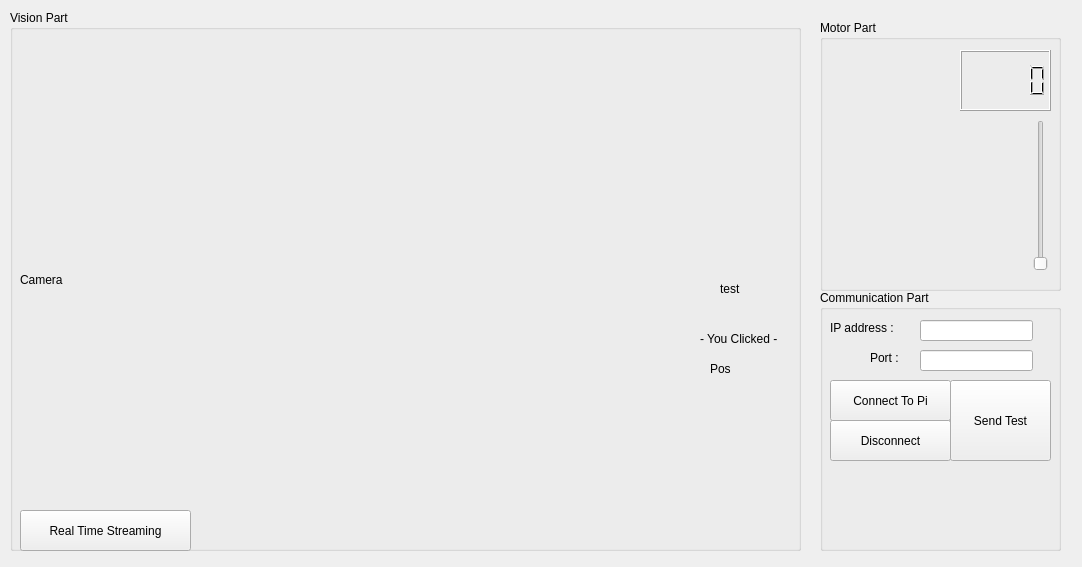
<?xml version="1.0" encoding="UTF-8"?>
<ui version="4.0">
 <class>MainWindow</class>
 <widget class="QMainWindow" name="MainWindow">
  <property name="geometry">
   <rect>
    <x>0</x>
    <y>0</y>
    <width>1082</width>
    <height>567</height>
   </rect>
  </property>
  <property name="sizePolicy">
   <sizepolicy hsizetype="Preferred" vsizetype="Preferred">
    <horstretch>0</horstretch>
    <verstretch>0</verstretch>
   </sizepolicy>
  </property>
  <property name="minimumSize">
   <size>
    <width>1082</width>
    <height>567</height>
   </size>
  </property>
  <property name="maximumSize">
   <size>
    <width>1082</width>
    <height>567</height>
   </size>
  </property>
  <property name="windowTitle">
   <string>Pi Controller</string>
  </property>
  <widget class="QWidget" name="centralWidget">
   <widget class="QGroupBox" name="groupBox">
    <property name="geometry">
     <rect>
      <x>820</x>
      <y>20</y>
      <width>241</width>
      <height>271</height>
     </rect>
    </property>
    <property name="title">
     <string>Motor Part</string>
    </property>
    <widget class="QSlider" name="verticalSlider">
     <property name="geometry">
      <rect>
       <x>210</x>
       <y>100</y>
       <width>22</width>
       <height>151</height>
      </rect>
     </property>
     <property name="orientation">
      <enum>Qt::Vertical</enum>
     </property>
    </widget>
    <widget class="QLCDNumber" name="lcdNumber">
     <property name="geometry">
      <rect>
       <x>140</x>
       <y>30</y>
       <width>91</width>
       <height>61</height>
      </rect>
     </property>
    </widget>
   </widget>
   <widget class="QGroupBox" name="groupBox_2">
    <property name="geometry">
     <rect>
      <x>820</x>
      <y>290</y>
      <width>241</width>
      <height>261</height>
     </rect>
    </property>
    <property name="title">
     <string>Communication Part</string>
    </property>
    <widget class="QPushButton" name="disconnect_button">
     <property name="geometry">
      <rect>
       <x>10</x>
       <y>130</y>
       <width>121</width>
       <height>41</height>
      </rect>
     </property>
     <property name="text">
      <string>Disconnect</string>
     </property>
    </widget>
    <widget class="QPushButton" name="connectButton">
     <property name="geometry">
      <rect>
       <x>10</x>
       <y>90</y>
       <width>121</width>
       <height>41</height>
      </rect>
     </property>
     <property name="text">
      <string>Connect To Pi</string>
     </property>
    </widget>
    <widget class="QLineEdit" name="lineEdit">
     <property name="geometry">
      <rect>
       <x>100</x>
       <y>30</y>
       <width>113</width>
       <height>21</height>
      </rect>
     </property>
    </widget>
    <widget class="QLineEdit" name="lineEdit_2">
     <property name="geometry">
      <rect>
       <x>100</x>
       <y>60</y>
       <width>113</width>
       <height>21</height>
      </rect>
     </property>
    </widget>
    <widget class="QLabel" name="label">
     <property name="geometry">
      <rect>
       <x>10</x>
       <y>30</y>
       <width>81</width>
       <height>16</height>
      </rect>
     </property>
     <property name="text">
      <string>IP address :</string>
     </property>
    </widget>
    <widget class="QLabel" name="label_2">
     <property name="geometry">
      <rect>
       <x>50</x>
       <y>60</y>
       <width>50</width>
       <height>16</height>
      </rect>
     </property>
     <property name="text">
      <string>Port :</string>
     </property>
    </widget>
    <widget class="QPushButton" name="sendButton">
     <property name="geometry">
      <rect>
       <x>130</x>
       <y>90</y>
       <width>101</width>
       <height>81</height>
      </rect>
     </property>
     <property name="text">
      <string>Send Test</string>
     </property>
    </widget>
   </widget>
   <widget class="QGroupBox" name="groupBox_3">
    <property name="geometry">
     <rect>
      <x>10</x>
      <y>10</y>
      <width>791</width>
      <height>541</height>
     </rect>
    </property>
    <property name="title">
     <string>Vision Part</string>
    </property>
    <widget class="QLabel" name="videoLabel">
     <property name="geometry">
      <rect>
       <x>10</x>
       <y>30</y>
       <width>640</width>
       <height>480</height>
      </rect>
     </property>
     <property name="maximumSize">
      <size>
       <width>640</width>
       <height>480</height>
      </size>
     </property>
     <property name="focusPolicy">
      <enum>Qt::NoFocus</enum>
     </property>
     <property name="text">
      <string>Camera </string>
     </property>
    </widget>
    <widget class="QPushButton" name="cameraOn">
     <property name="geometry">
      <rect>
       <x>10</x>
       <y>500</y>
       <width>171</width>
       <height>41</height>
      </rect>
     </property>
     <property name="text">
      <string>Real Time Streaming</string>
     </property>
     <property name="autoDefault">
      <bool>false</bool>
     </property>
     <property name="default">
      <bool>false</bool>
     </property>
     <property name="flat">
      <bool>false</bool>
     </property>
    </widget>
    <widget class="QLabel" name="mousePosLabel">
     <property name="geometry">
      <rect>
       <x>700</x>
       <y>350</y>
       <width>70</width>
       <height>17</height>
      </rect>
     </property>
     <property name="text">
      <string>Pos</string>
     </property>
    </widget>
    <widget class="QLabel" name="test">
     <property name="geometry">
      <rect>
       <x>710</x>
       <y>270</y>
       <width>67</width>
       <height>17</height>
      </rect>
     </property>
     <property name="text">
      <string>test</string>
     </property>
    </widget>
    <widget class="QLabel" name="test_2">
     <property name="geometry">
      <rect>
       <x>690</x>
       <y>320</y>
       <width>101</width>
       <height>17</height>
      </rect>
     </property>
     <property name="text">
      <string>- You Clicked -</string>
     </property>
    </widget>
   </widget>
  </widget>
 </widget>
 <layoutdefault spacing="6" margin="11"/>
 <resources/>
 <connections/>
</ui>
